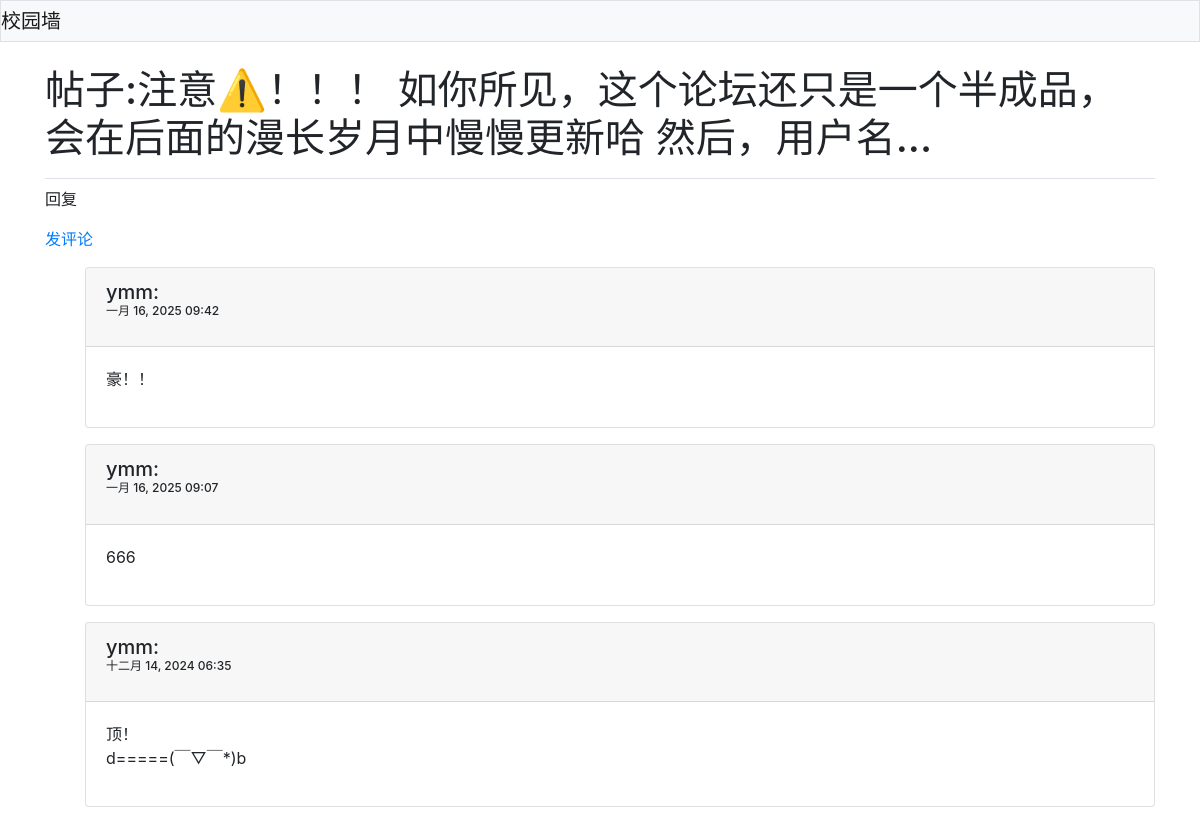
The app's page /entry/5/, older data.
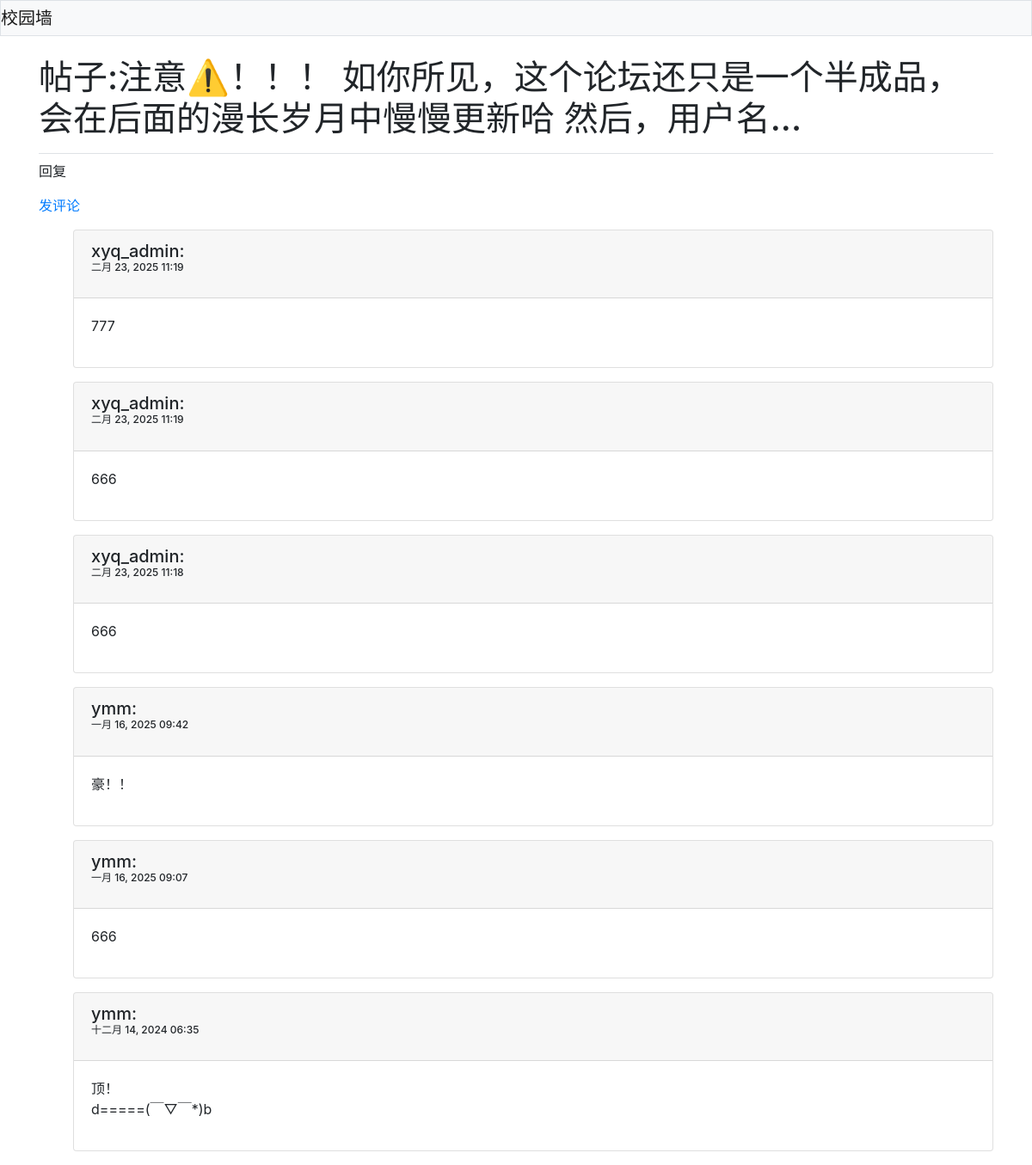
The same page, newer data.
### xyq_files/models.py (models this page shows, shortened)
class Reply(models.Model):
    entry = models.ForeignKey(Entry,on_delete=models.CASCADE)
    text = models.TextField()
    date_added = models.DateTimeField(auto_now=True)
    owner = models.ForeignKey(User,on_delete=models.CASCADE)
    class Meta:
        verbose_name_plural = 'replies'

### xyq_files/views.py (the view)
# urls.py: path('entry/<int:entry_id>/', views.entry,name='entry'),
def entry(request,entry_id):
    entry = Entry.objects.get(id=entry_id)
    replies = entry.reply_set.order_by('-date_added')
    context = {'entry':entry,'replies':replies}
    return render(request,'xyq_files/entry.html',context)

### xyq_files/models.py (called while the page is built)
    def __str__(self):
        if len(self.text)>50:
            return f"{self.text[:50]}..."
        else:
            return self.text

### xyq_files/templates/xyq_files/entry.html
{% extends "xyq_files/base.html" %}
{% block page_header %}
    <h1>帖子:{{ entry }}</h1>
{% endblock page_header %}
{% block content %}
    <p>回复</p>
    <p>
        <a href="{% url 'xyq_files:new_reply' entry.id %}">发评论</a>
    </p>
    <ul>
        {% for reply in replies %}
            <div class="card mb-3">
                <h5 class="card-header">
                    {{ reply.owner }}:
                    <p style="font-size: 12px;">
                        {{ reply.date_added|date:'M d, Y h:i'}}
                    </p>
                </h5>
                <div class="card-body">
                    {{ reply.text|linebreaks }}
                </div>
            </div>
        {% empty %}
            <p>还没有评论呢~</p>
        {% endfor %}
    </ul>
{% endblock content %}

Row changes from the older to the newer data that the page shows:
added Reply: owner "xyq_admin", date_added "二月 23, 2025 11:19", text "777"
added Reply: owner "xyq_admin", date_added "二月 23, 2025 11:19", text "666"
added Reply: owner "xyq_admin", date_added "二月 23, 2025 11:18", text "666"
